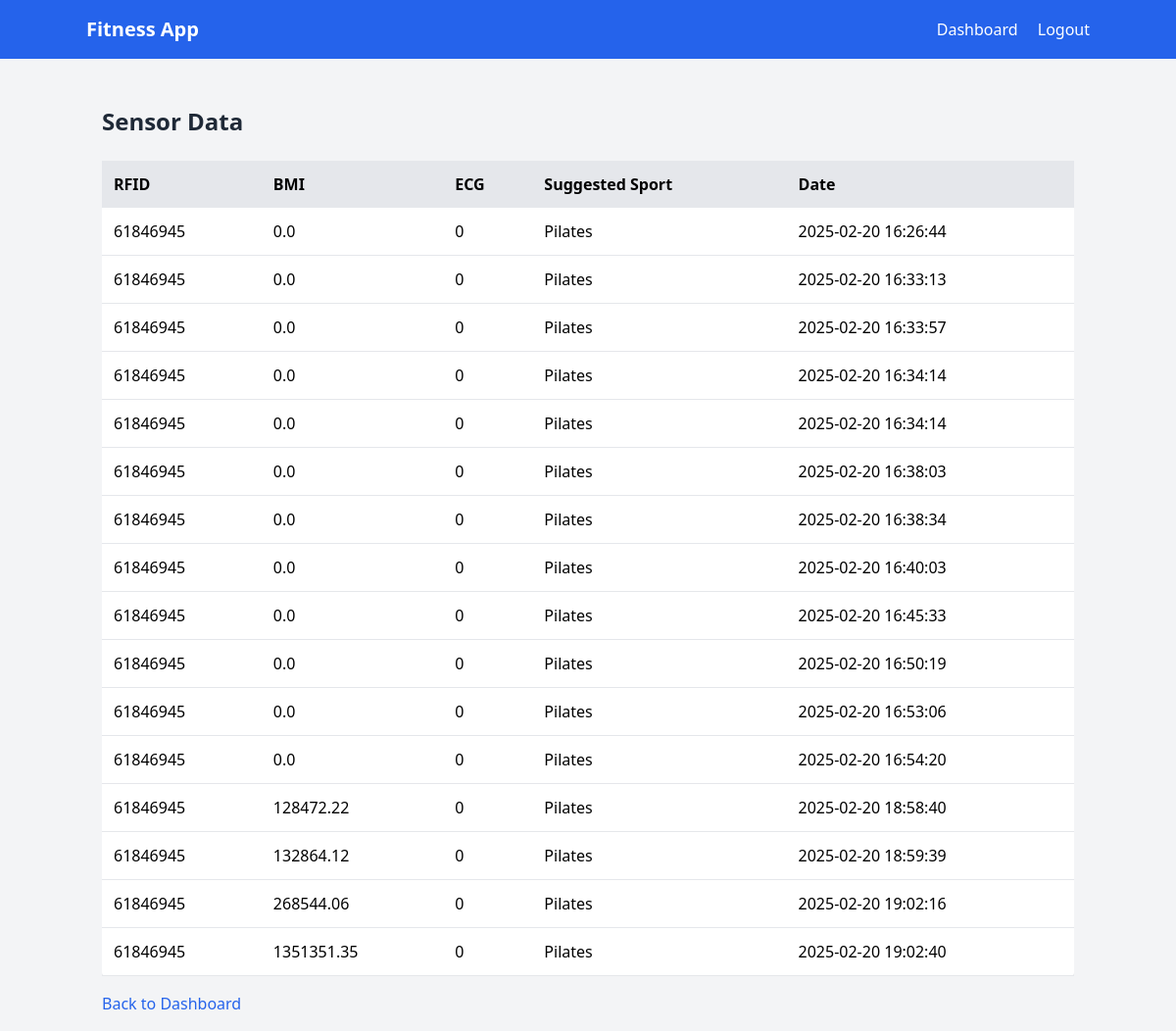
/sensor_data (signed in), run on an earlier commit of the app's database.
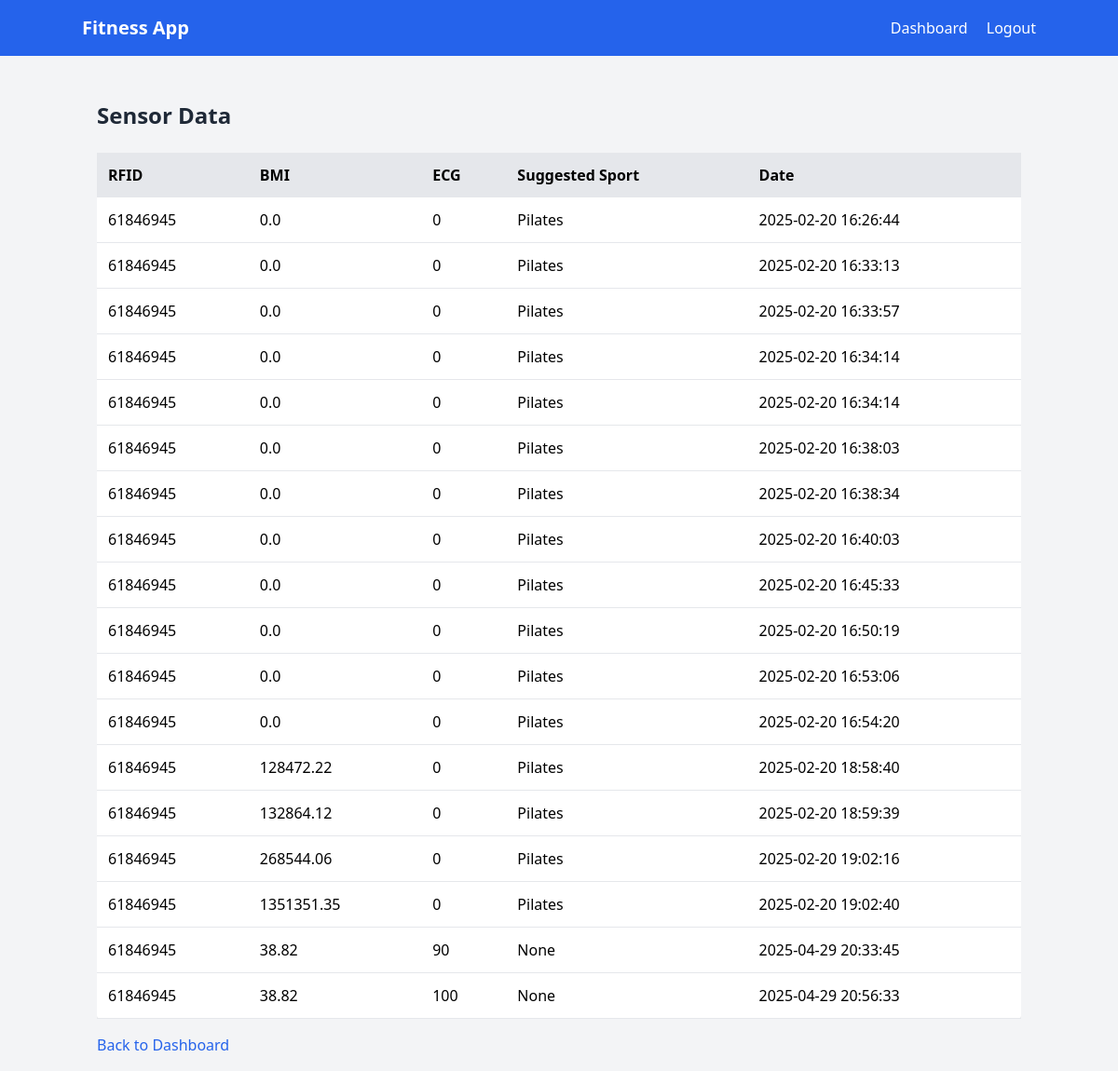
And on a later commit of the database.
### app.py (models this page shows, shortened)
class SensorData(db.Model):
    id = db.Column(db.Integer, primary_key=True)
    rfid = db.Column(db.String(50), db.ForeignKey('user.rfid', ondelete='CASCADE'), nullable=False)
    weight = db.Column(db.Float, nullable=False)
    height = db.Column(db.Float, nullable=False)
    bmi = db.Column(db.Float, nullable=False)
    ecg = db.Column(db.Text)
    datetime = db.Column(db.DateTime, nullable=False)
    suggested_sport = db.Column(db.String(100))
    user = db.relationship('User', backref=db.backref('sensor_data', lazy=True))

### app.py (the view)
@app.route('/sensor_data')
@login_required
def view_sensor_data():
    try:
        if current_user.role == 'admin':
            sensor_data = SensorData.query.all()
        else:
            sensor_data = SensorData.query.filter_by(rfid=current_user.rfid).all()
        data = [{
            "rfid": entry.rfid,
            "weight": entry.weight,
            "height": entry.height,
            "bmi": round(entry.bmi, 2),
            "ecg": entry.ecg,
            "suggested_sport": entry.suggested_sport,
            "datetime": entry.datetime.strftime("%Y-%m-%d %H:%M:%S")
        } for entry in sensor_data]
        return render_template('sensor_data.html', data=data)
    except Exception as e:
        print(f"Error: {e}")
        return jsonify({"message": "An error occurred while fetching data."}), 500

### app.py (called while the page is built)
@login_manager.user_loader
def load_user(user_id):
    return User.query.get(int(user_id))

### templates/sensor_data.html (shortened to what this page needs)
<!DOCTYPE html>
<html lang="en">
<head>
    <script src="https://cdn.tailwindcss.com"></script>
</head>
<body class="bg-gray-100 font-sans">
    <nav class="bg-blue-600 text-white p-4">
        <div class="container mx-auto flex justify-between items-center">
            <a href="{{ url_for('index') }}" class="text-xl font-bold">Fitness App</a>
            <div class="space-x-4">
                <a href="{{ url_for('dashboard') }}" class="hover:underline">Dashboard</a>
                <a href="{{ url_for('logout') }}" class="hover:underline">Logout</a>
            </div>
        </div>
    </nav>
    <div class="container mx-auto mt-8 p-4">
        <h1 class="text-2xl font-bold text-gray-800 mb-6">Sensor Data</h1>
        <div class="overflow-x-auto">
            <table class="w-full bg-white shadow-md rounded">
                <thead class="bg-gray-200">
                    <tr>
                        <th class="p-3 text-left">RFID</th>
                        <th class="p-3 text-left">BMI</th>
                        <th class="p-3 text-left">ECG</th>
                        <th class="p-3 text-left">Suggested Sport</th>
                        <th class="p-3 text-left">Date</th>
                    </tr>
                </thead>
                <tbody>
                    {% for entry in data %}
                    <tr class="border-b">
                        <td class="p-3">{{ entry.rfid }}</td>
                        <td class="p-3">{{ entry.bmi }}</td>
                        <td class="p-3">{{ entry.ecg }}</td>
                        <td class="p-3">{{ entry.suggested_sport }}</td>
                        <td class="p-3">{{ entry.datetime }}</td>
                    </tr>
                    {% endfor %}
                </tbody>
            </table>
        </div>
        <p class="mt-4"><a href="{{ url_for('dashboard') }}" class="text-blue-600 hover:underline">Back to Dashboard</a></p>
    </div>
</body>
</html>

What changed in the data, as far as the page shows it:
added SensorData: rfid "61846945", bmi "38.82", ecg "90", suggested_sport "None", datetime "2025-04-29 20:33:45"
added SensorData: rfid "61846945", bmi "38.82", ecg "100", suggested_sport "None", datetime "2025-04-29 20:56:33"
